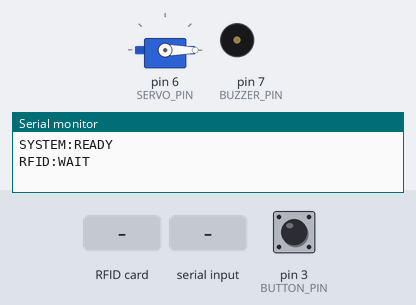
The sketch below on a simulated Arduino Uno, built with avr-gcc and run on an emulated ATmega328P. Shown: servo, buzzer (waves = sounding, pin HIGH), the last lines printed to the serial monitor. The test bench sets the inputs (shaded band); at power-on: pin 3 (BUTTON_PIN) HIGH. EEPROM starts erased; pins used as bus, display or sensor lines are not drawn.

Above: at 1.2 s.
1.3 s: RFID card 02 ED CC 01 held to the reader
At 2.5 s:
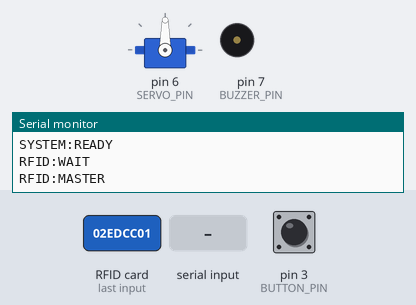
4.3 s: "GAS_ALARM_3S\n" received over Serial
7.3 s: pin 3 (BUTTON_PIN) pulled LOW for 0.15 s
At 8.3 s:
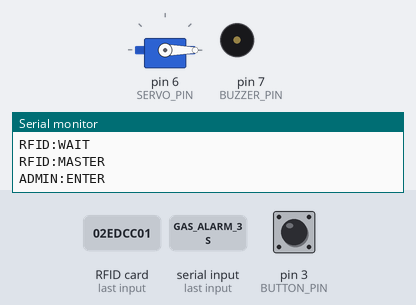
9.8 s: RFID card 5E 7A 19 C4 held to the reader
At 10.4 s:
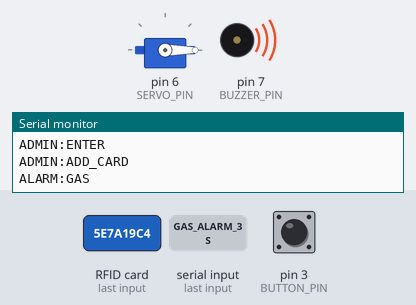
Timing chart, 0 to 13.8 s (numbered marks = the images above; inputs shaded):
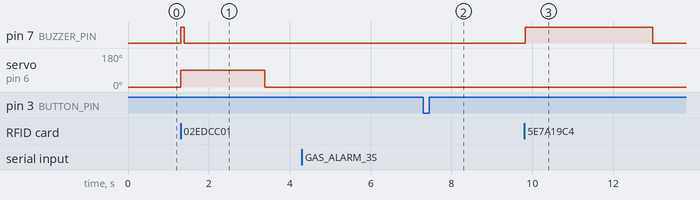

The sketch:

Arduino_uno.ino
```cpp
#include <SPI.h>
#include <MFRC522.h>
#include <Servo.h>
#include <EEPROM.h>

/************ PIN ************/
#define SS_PIN     10
#define RST_PIN     9
#define SERVO_PIN   6
#define BUTTON_PIN  3
#define BUZZER_PIN  7

/************ CONFIG ************/
#define MAX_CARDS 5
#define DOOR_OPEN_TIME 2000   // ms

/************ OBJECT ************/
MFRC522 rfid(SS_PIN, RST_PIN);
Servo doorServo;

/************ SYSTEM ************/
byte masterUID[4] = {0x02, 0xED, 0xCC, 0x01};
bool adminMode = false;
bool sentWait = false;

/************ SERIAL STATUS ************/
void sendStatus(const char* msg) {
  Serial.println(msg);
}

/************ BUZZER ************/
void beep(int t) {
  digitalWrite(BUZZER_PIN, HIGH);
  delay(t);
  digitalWrite(BUZZER_PIN, LOW);
}

/************ GAS ALARM (3s) ************/
void gasAlarm3s() {
  digitalWrite(BUZZER_PIN, HIGH);
  delay(3000);
  digitalWrite(BUZZER_PIN, LOW);
}

/************ CARD COUNT ************/
int countCards() {
  int count = 0;
  for (int i = 0; i < EEPROM.length(); i += 4) {
    if (EEPROM.read(i) != 0xFF) count++;
  }
  return count;
}

/************ RFID FUNCTIONS ************/
bool compareUID(byte *a, byte *b) {
  for (byte i = 0; i < 4; i++)
    if (a[i] != b[i]) return false;
  return true;
}

bool isValidCard(byte *uid) {
  for (int i = 0; i < EEPROM.length(); i += 4) {
    bool match = true;
    for (byte j = 0; j < 4; j++) {
      if (EEPROM.read(i + j) != uid[j]) {
        match = false;
        break;
      }
    }
    if (match) return true;
  }
  return false;
}

bool saveCard(byte *uid) {
  if (countCards() >= MAX_CARDS) return false;

  for (int i = 0; i < EEPROM.length(); i += 4) {
    if (EEPROM.read(i) == 0xFF) {
      for (byte j = 0; j < 4; j++)
        EEPROM.write(i + j, uid[j]);
      return true;
    }
  }
  return false;
}

void removeCard(byte *uid) {
  for (int i = 0; i < EEPROM.length(); i += 4) {
    bool match = true;
    for (byte j = 0; j < 4; j++) {
      if (EEPROM.read(i + j) != uid[j]) {
        match = false;
        break;
      }
    }
    if (match) {
      for (byte j = 0; j < 4; j++)
        EEPROM.write(i + j, 0xFF);
      return;
    }
  }
}

void resetAll() {
  for (int i = 0; i < EEPROM.length(); i++)
    EEPROM.write(i, 0xFF);
}

/************ DOOR ************/
void openDoor() {
  doorServo.write(90);
  beep(80);
  delay(DOOR_OPEN_TIME);
  doorServo.write(0);
}

/************ SETUP ************/
void setup() {
  Serial.begin(9600);

  SPI.begin();
  rfid.PCD_Init();

  pinMode(BUTTON_PIN, INPUT_PULLUP);
  pinMode(BUZZER_PIN, OUTPUT);

  doorServo.attach(SERVO_PIN);
  doorServo.write(0);

  sendStatus("SYSTEM:READY");
}

/************ LOOP ************/
void loop() {

  /* ===== COMMAND FROM ESP32 ===== */
  if (Serial.available()) {
    String cmd = Serial.readStringUntil('\n');
    cmd.trim();

    if (cmd == "GAS_ALARM_3S") {
      sendStatus("ALARM:GAS");
      gasAlarm3s();
    }
  }

  /* ===== RFID WAIT ===== */
  if (!rfid.PICC_IsNewCardPresent()) {
    if (!sentWait) {
      sendStatus("RFID:WAIT");
      sentWait = true;
    }
    return;
  }

  if (!rfid.PICC_ReadCardSerial()) return;
  sentWait = false;

  byte *uid = rfid.uid.uidByte;

  /* ===== MASTER CARD ===== */
  if (compareUID(uid, masterUID)) {
    sendStatus("RFID:MASTER");
    adminMode = true;
    openDoor();
    sendStatus("ADMIN:ENTER");
  }

  /* ===== NORMAL CARD ===== */
  else {
    if (isValidCard(uid)) {
      sendStatus("RFID:ACCESS_GRANTED");
      openDoor();
    } else {
      sendStatus("RFID:ACCESS_DENIED");
      beep(600);
    }
  }

  /* ===== ADMIN MODE ===== */
  if (adminMode) {
    unsigned long start = millis();
    int count = 0;

    while (millis() - start < 5000) {
      if (digitalRead(BUTTON_PIN) == LOW) {
        count++;
        delay(400);
      }
    }

    if (count == 1) {
      if (countCards() < MAX_CARDS) {
        sendStatus("ADMIN:ADD_CARD");
        while (!rfid.PICC_IsNewCardPresent());
        rfid.PICC_ReadCardSerial();
        saveCard(rfid.uid.uidByte);
        beep(150);
      }
    }
    else if (count == 2) {
      sendStatus("ADMIN:REMOVE_CARD");
      while (!rfid.PICC_IsNewCardPresent());
      rfid.PICC_ReadCardSerial();
      removeCard(rfid.uid.uidByte);
      beep(300);
    }
    else if (count >= 3) {
      sendStatus("ADMIN:RESET_ALL");
      resetAll();
      beep(800);
    }

    adminMode = false;
  }

  rfid.PICC_HaltA();
  rfid.PCD_StopCrypto1();
}
```

Measured:
- after the input at 1.3 s, pin 7 (BUZZER_PIN): LOW → HIGH at once, → LOW 0.08 s later; servo on pin 6 (SERVO_PIN): 0° → 90° at once, → 0° 2.1 s later
- after the input at 4.3 s, every drawn part: stays the same
- after the input at 7.3 s, pin 7 (BUZZER_PIN): stays LOW (without the input it goes to HIGH after 1.1 s)
- after the input at 9.8 s, pin 7 (BUZZER_PIN): LOW → HIGH at once, → LOW 3.2 s later
